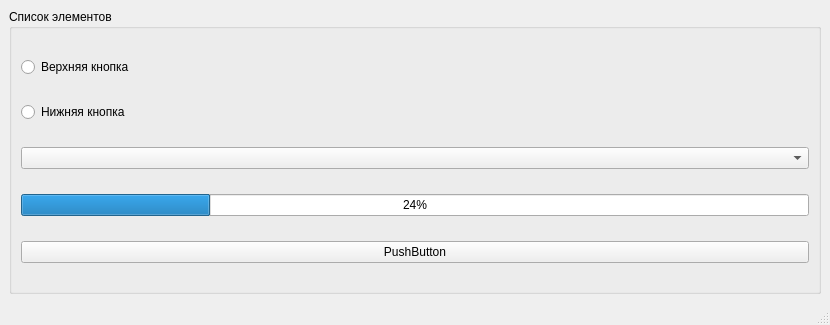
<?xml version="1.0" encoding="UTF-8"?>
<ui version="4.0">
 <class>MainWindow</class>
 <widget class="QMainWindow" name="MainWindow">
  <property name="geometry">
   <rect>
    <x>0</x>
    <y>0</y>
    <width>830</width>
    <height>325</height>
   </rect>
  </property>
  <property name="windowTitle">
   <string>MainWindow</string>
  </property>
  <widget class="QWidget" name="centralwidget">
   <layout class="QVBoxLayout" name="verticalLayout_2">
    <item>
     <widget class="QGroupBox" name="gb_groupBox">
      <property name="title">
       <string>Список элементов</string>
      </property>
      <layout class="QVBoxLayout" name="verticalLayout">
       <item>
        <widget class="QRadioButton" name="rb_topRadioButton">
         <property name="text">
          <string>Верхняя кнопка</string>
         </property>
        </widget>
       </item>
       <item>
        <widget class="QRadioButton" name="rb_bottomRadioButton">
         <property name="text">
          <string>Нижняя кнопка</string>
         </property>
        </widget>
       </item>
       <item>
        <widget class="QComboBox" name="cb_comboBox"/>
       </item>
       <item>
        <widget class="QProgressBar" name="pg_progressBar">
         <property name="value">
          <number>24</number>
         </property>
        </widget>
       </item>
       <item>
        <widget class="QPushButton" name="pbtn_pushButton">
         <property name="text">
          <string>PushButton</string>
         </property>
        </widget>
       </item>
      </layout>
     </widget>
    </item>
   </layout>
  </widget>
  <widget class="QMenuBar" name="menubar">
   <property name="geometry">
    <rect>
     <x>0</x>
     <y>0</y>
     <width>830</width>
     <height>22</height>
    </rect>
   </property>
  </widget>
  <widget class="QStatusBar" name="statusbar"/>
 </widget>
 <resources/>
 <connections/>
</ui>
